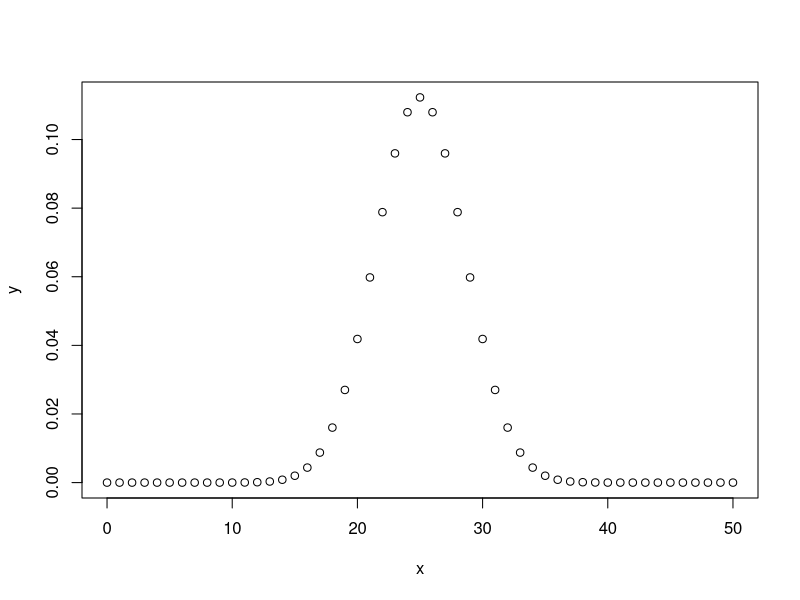
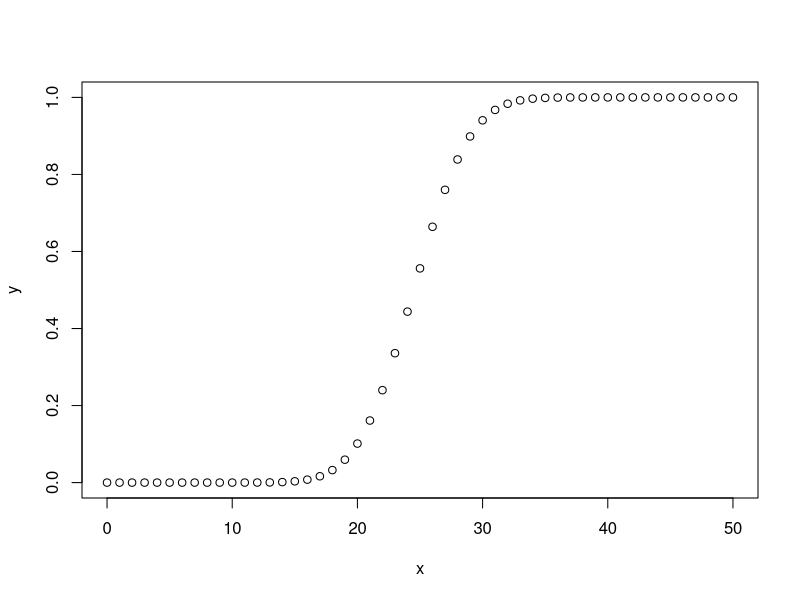

Write R code to recreate these figures, in order. (Note: this script raises an error after producing the figures.)
#The binomial distribution model deals with finding the probability of success of an event
#which has only two possible outcomes in a series of experiments.
#For example, tossing of a coin always gives a head or a tail.
#The probability of finding exactly 3 heads in tossing a coin repeatedly for 10 times is
#estimated during the binomial distribution.

#R has four in-built functions to generate binomial distribution. They are described below.

#dbinom(x, size, prob)
#pbinom(x, size, prob)
#qbinom(p, size, prob)
#rbinom(n, size, prob)
#Following is the description of the parameters used −

#x is a vector of numbers.

#p is a vector of probabilities.

#n is number of observations.

#size is the number of trials.

#prob is the probability of success of each trial.

#dbinom()
#This function gives the probability density distribution at each point.

#Live Demo
# Create a sample of 50 numbers which are incremented by 1.
x <- seq(0,50,by = 1)

# Create the binomial distribution.
y <- dbinom(x,50,0.5)

# Give the chart file a name.
#png(file = "dbinom.png")

# Plot the graph for this sample.
plot(x,y)

# Save the file.
#dev.off()


#pbinom()
#This function gives the cumulative probability of an event. It is a single value
#representing the probability.

x <- seq(0,50,by = 1)

# Create the binomial distribution.
y <- pbinom(x,50,0.5)

# Give the chart file a name.
#png(file = "dbinom.png")

# Plot the graph for this sample.
plot(x,y)


x <- seq(0,-50,by = -1)

# Create the binomial distribution.
y <- qbinom(x,-50,0.5)

# Give the chart file a name.
#png(file = "dbinom.png")

# Plot the graph for this sample.
plot(x,y)

#Live Demo
# Probability of getting 26 or less heads from a 51 tosses of a coin.
x<-seq(26,51,0.5)
y <- pbinom(26,51,0.5)

print(x)
plot(x,y)

#qbinom()
#This function takes the probability value and gives a number whose
#cumulative value matches the probability value.

#Live Demo
# How many heads will have a probability of 0.25 will come out when a coin
# is tossed 51 times.
x <- qbinom(0.25,51,1/2)

print(x)



#rbinom()
#This function generates required number of random values of given probability from a given sample.

#Live Demo
# Find 8 random values from a sample of 150 with probability of 0.4.
x <- rbinom(8,150,.4)

print(x)
